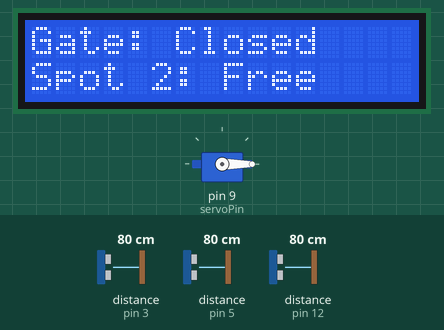
This sketch was run on a simulated Arduino Uno, built with avr-gcc and run on an emulated ATmega328P. On the bench: servo, 16×2 character LCD. Wiring (inferred from the names in the program): 3 × ultrasonic range finder: trigger pin 2, echo pin 3 / trigger pin 4, echo pin 5 / trigger pin 11, echo pin 12. The test bench sets the inputs (shaded band); at power-on: distance to the obstacle (sensors on pin 3, pin 5, pin 12) 80 cm. The echo pulse lasts 58.3 µs per cm; what the sketch prints to the serial monitor is not drawn.

Above: at 3.2 s.
3.3 s: distance to the obstacle (sensor on pin 3) set to 12 cm
6.3 s: distance to the obstacle (sensor on pin 3) set to 9 cm
At 7.5 s:
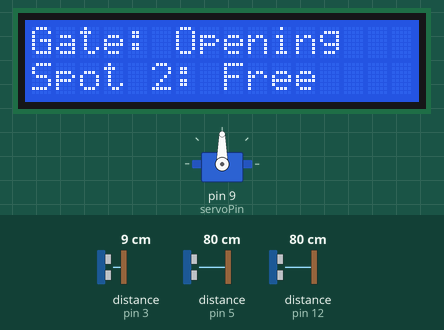
7.8 s: distance to the obstacle (sensor on pin 3) set to 18 cm
At 9.8 s:
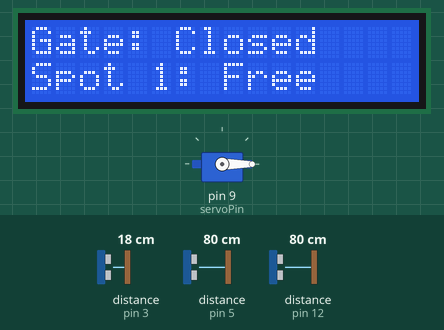
10.8 s: distance to the obstacle (sensor on pin 5) set to 2 cm
At 12.0 s:
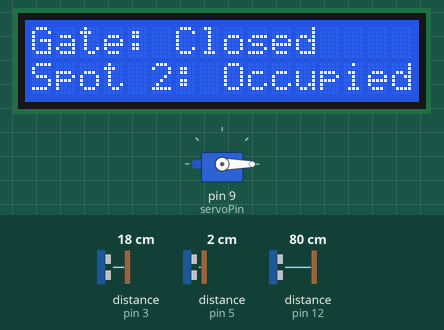
13.8 s: distance to the obstacle (sensor on pin 12) set to 2 cm
At 14.7 s:
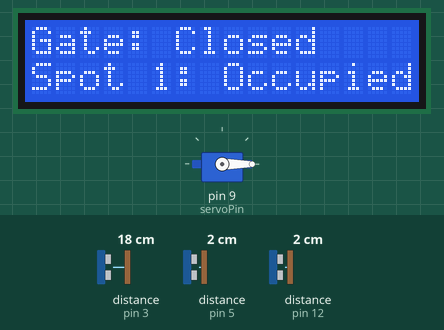
16.8 s: distance to the obstacle (sensor on pin 3) set to 2 cm
At 17.9 s:
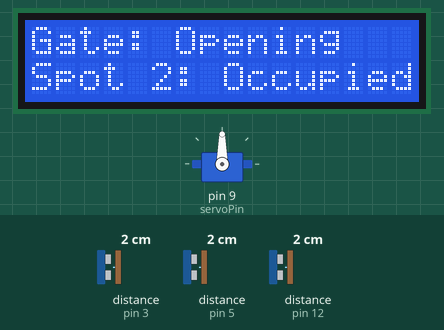
Timing chart, 0 to 19.3 s (numbered marks = the images above; inputs shaded):
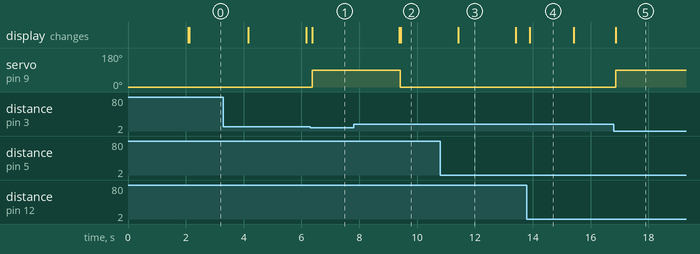

The sketch:

Smart_Parking_System.ino
```cpp
#include <Servo.h>
#include <Wire.h>
#include <hd44780.h>
#include <hd44780ioClass/hd44780_I2Cexp.h>

#define gateTrigPin 2
#define gateEchoPin 3
#define spot1TrigPin 11
#define spot1EchoPin 12
#define spot2TrigPin 4
#define spot2EchoPin 5

#define servoPin 9

#define freeSpotThreshold 20

Servo gateServo;

hd44780_I2Cexp lcd;

unsigned long previousMillis = 0;
const long interval = 2000;
bool showSpot1Status = true;

void setup() {
  Serial.begin(9600);

  pinMode(gateTrigPin, OUTPUT);
  pinMode(gateEchoPin, INPUT);
  pinMode(spot1TrigPin, OUTPUT);
  pinMode(spot1EchoPin, INPUT);
  pinMode(spot2TrigPin, OUTPUT);
  pinMode(spot2EchoPin, INPUT);

  gateServo.attach(servoPin);
  gateServo.write(0);

  lcd.begin(16, 2);
  lcd.print("Smart Parking");
  delay(2000);
  lcd.clear();
}

void loop() {
  int spot1Status = getParkingSpotStatus(spot1TrigPin, spot1EchoPin);
  int spot2Status = getParkingSpotStatus(spot2TrigPin, spot2EchoPin);
  int gateStatus = getEntranceStatus();

  Serial.print("Spot 1 Status: ");
  Serial.print(spot1Status);
  Serial.print(", Spot 2 Status: ");
  Serial.print(spot2Status);
  Serial.print(", Gate Status: ");
  Serial.println(gateStatus);

  lcd.setCursor(0, 0);
  if (gateStatus == 1) {
    lcd.print("Gate: Opening   ");
    gateServo.write(90);
    delay(3000);
  } else {
    lcd.print("Gate: Closed    ");
    gateServo.write(0);
  }

  unsigned long currentMillis = millis();
  if (currentMillis - previousMillis >= interval) {
    previousMillis = currentMillis;
    showSpot1Status = !showSpot1Status;
  }

  lcd.setCursor(0, 1);
  if (showSpot1Status) {
    if (spot1Status == 1) {
      lcd.print("Spot 1: Occupied");
    } else {
      lcd.print("Spot 1: Free     ");
    }
  } else {
    if (spot2Status == 1) {
      lcd.print("Spot 2: Occupied");
    } else {
      lcd.print("Spot 2: Free     ");
    }
  }

}

int getDistance(int trigPin, int echoPin) {
  digitalWrite(trigPin, LOW);
  delayMicroseconds(2);
  digitalWrite(trigPin, HIGH);
  delayMicroseconds(10);
  digitalWrite(trigPin, LOW);

  long duration = pulseIn(echoPin, HIGH);
  int distance = duration * 0.034 / 2;
  return distance;
}

int getParkingSpotStatus(int trigPin, int echoPin) {
  int distance = getDistance(trigPin, echoPin);
  return (distance < freeSpotThreshold) ? 1 : 0;
}

int getEntranceStatus() {
  int distance = getDistance(gateTrigPin, gateEchoPin);
  return (distance < 10) ? 1 : 0;
}
```

Measured:
- the behaviour switches between 11 and 10 cm on distance to the obstacle (sensor on pin 3) (found by bisection; images 0 and 1)
- after the input at 6.3 s, servo on pin 9 (servoPin): 0° → 90° after 0.07 s; the display: changes after 0.07 s (image 1)
- after the input at 7.8 s, servo on pin 9 (servoPin): 90° → 0° after 1.6 s; the display: first differs from a run without the input after 1.6 s (image 2)
- after the input at 10.8 s, the display: changes after 0.61 s (image 3)
- after the input at 13.8 s, the display: changes after 0.10 s (image 4)
- after the input at 16.8 s, servo on pin 9 (servoPin): 0° → 90° after 0.06 s; the display: changes after 0.06 s (image 5)
- what the display in image 3 shows lasts 2.0 s, from 11.4 s to 13.4 s
